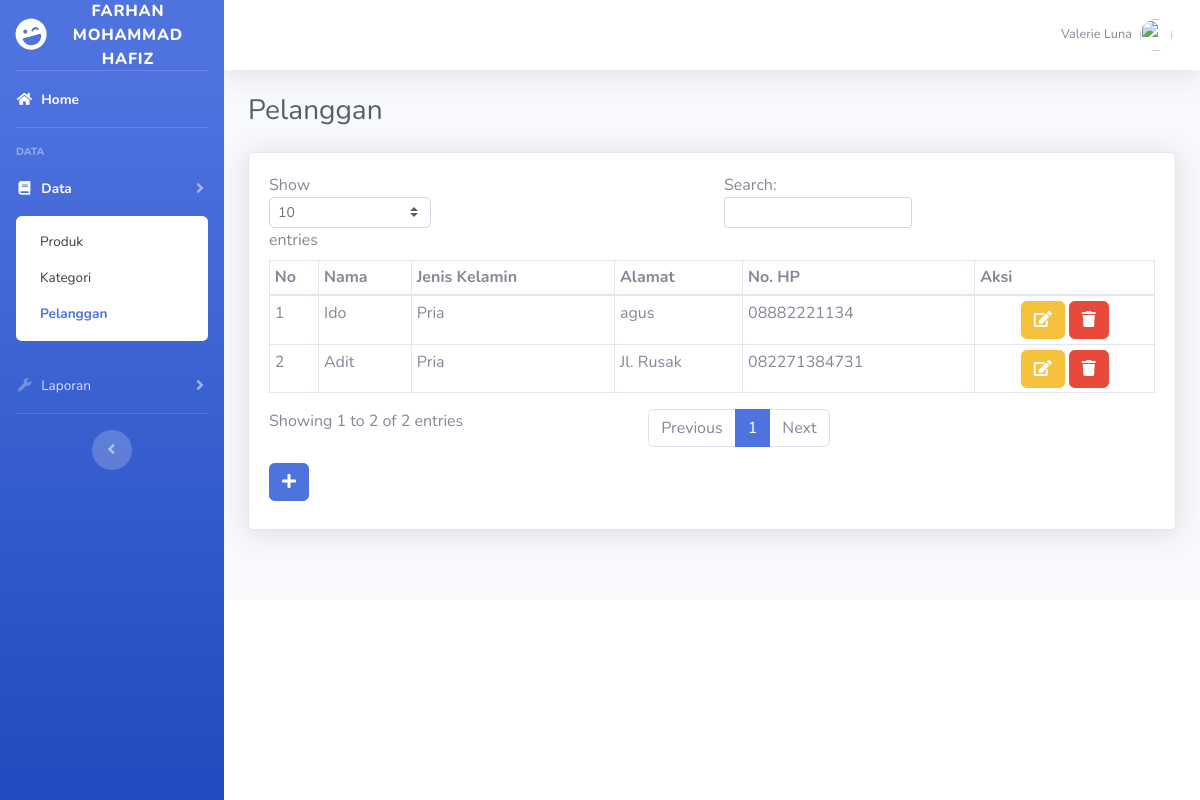
Screenshot of /admin/index.php?page=pelanggan with the database file from the repository.
### tables this page shows
CREATE TABLE `tbpelanggan` (
  `id` int(10) NOT NULL,
  `nama` varchar(100) NOT NULL,
  `kelamin` varchar(100) NOT NULL,
  `alamat` text NOT NULL,
  `phone` varchar(50) NOT NULL
);

### admin/page/pelanggan/pelanggan.php (the view, shortened to what this page needs)
<div class="row">
	<?php
	if($_GET['act']=='add' || $_GET['act']=='edit'){
		include "page/pelanggan/add_pelanggan.php";
	} else if($_GET['act']=='delete'){
		$id = $_GET['idp'];
		mysql_query("DELETE FROM tbpelanggan WHERE id='$id'");
		header("location:?page=pelanggan");
	} else {
	?>
	<div class="col-md-12">
		<div class="card shadow">
			<div class="card-body">
				<div class="table-responsive">
					<table class="table table-bordered table-sm" id="dataTable">
						<thead>
							<tr>
								<th>No</th>
								<th>Nama</th>
								<th>Jenis Kelamin</th>
								<th>Alamat</th>
								<th>No. HP</th>
								<th>Aksi</th>
							</tr>
						</thead>
						<tbody>
							<?php
							$sql = mysql_query("SELECT * FROM tbpelanggan ORDER BY id ASC");
							$no = 1;
							while($d = mysql_fetch_array($sql)){?>
								<tr>
									<td><?= $no++;?></td>
									<td><?= ucfirst($d['nama']);?></td>
									<td>
										<?php
										if($d['kelamin']=='p'){
											echo 'Pria';
										} else {
											echo 'Wanita';
										}
										?>
									</td>
									<td><?= $d['alamat'];?></td>
									<td><?= $d['phone'];?></td>
									<td class="text-center"><a href="?page=pelanggan&act=edit&idp=<?= $d['id'];?>" class="btn btn-warning"><i class="fa fa-edit"></i></a> <a href="?page=pelanggan&act=delete&idp=<?= $d['id'];?>" class="btn btn-danger" onclick="return confirm('Anda yakin ingin menghapus pelanggan ini?')"><i class="fa fa-trash"></i></a></td>
								</tr>
							<?php } ?>
						</tbody>
					</table>
					<a href="?page=pelanggan&act=add" class="btn btn-primary mb-2"><i class="fa fa-plus"></i></a>
				</div>
			</div>
		</div>
	</div>
<?php } ?>
</div>

### rows the page displays
tbpelanggan: nama "Ido", kelamin "Pria", alamat "agus", phone "08882221134"
tbpelanggan: nama "Adit", kelamin "Pria", alamat "Jl. Rusak", phone "082271384731"

### other values shown
$judul "Pelanggan"
